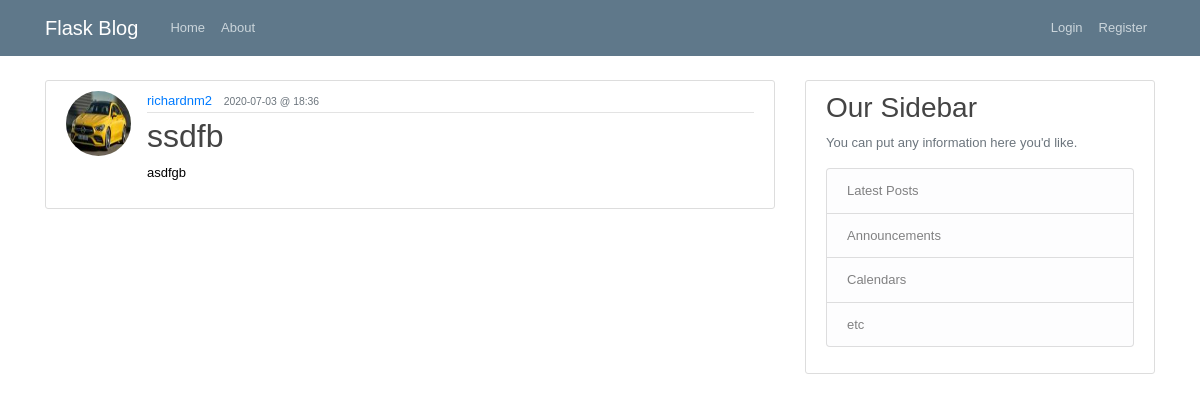
The page /post/51 on the database its author committed.
### flaskblog/models.py (models this page shows, shortened)
class User(db.Model, UserMixin):
    id = db.Column(db.Integer, primary_key=True)
    username = db.Column(db.String(20), unique=True, nullable=False)
    email = db.Column(db.String(120), unique=True, nullable=False)
    image_file = db.Column(db.String(20), nullable=False,
                           default='default.jpeg')
    password = db.Column(db.String(60), nullable=False)
    posts = db.relationship('Post', backref='author', lazy=True)
    deleted_posts = db.relationship('DeletedPost', backref='author', lazy=True)

class Post(db.Model):
    id = db.Column(db.Integer, primary_key=True)
    title = db.Column(db.String(100), nullable=False)
    date_posted = db.Column(db.DateTime, nullable=False,
                            default=datetime.utcnow)
    date_edited = db.Column(db.DateTime, nullable=False,
                            default=datetime.utcnow)
    content = db.Column(db.Text, nullable=False)
    user_id = db.Column(db.Integer, db.ForeignKey('user.id'),
                        nullable=False)
    post_history = db.relationship('PostHistory', backref='post',
                                   lazy=True)

### flaskblog/posts/routes.py (the view)
@posts.route('/post/<int:post_id>')
def post(post_id):
    tz = timezone.utc
    post = Post.query.get_or_404(post_id)
    return render_template('post.html', title=post.title, post=post, tz=tz)

### flaskblog/templates/post.html (shortened to what this page needs)
{% extends 'layout.html' %}
{% block content %}
    <article class="media content-section">
        <img class="rounded-circle article-img" src=" {{ url_for('static', filename='profile_pics/' + post.author.image_file) }} " alt="">
        <div class="media-body">
        <div class="article-metadata">
            <a class="mr-2" href="#">{{ post.author.username }}</a>
            {% if post.date_posted != post.date_edited %}
            <small class="text-muted">{{ post.date_posted.replace(tzinfo=tz).astimezone(tz=None).strftime('%Y-%m-%d @ %H:%M') }} </small> <br>
            <small class="text-muted">Edited {{ post.date_edited.replace(tzinfo=tz).astimezone(tz=None).strftime('%Y-%m-%d @ %H:%M') }} </small>
            {% else %}
            <small class="text-muted">{{ post.date_posted.replace(tzinfo=tz).astimezone(tz=None).strftime('%Y-%m-%d @ %H:%M') }} </small>
            {% endif %}
        </div>
        <h2 class="article-title">{{ post.title }}</h2>
        <p class="article-content">{{ post.content }}</p>
        </div>
    </article>
{% endblock content %}

### flaskblog/static/main.css (style rules this page uses)
body { background: #fafafa; color: #333333; margin-top: 5rem; }
h1, h2, h3, h4, h5, h6 { color: #444444; }
.content-section { background: #ffffff; padding: 10px 20px; border: 1px solid #dddddd; border-radius: 3px; margin-bottom: 20px; }
.article-title { color: #444444; }
.article-content { white-space: pre-line; }
.article-img { height: 65px; width: 65px; margin-right: 16px; }
.article-metadata { padding-bottom: 1px; margin-bottom: 4px; border-bottom: 1px solid #e3e3e3 }

### flaskblog/static/style2.css (style rules this page uses)
* { margin:0px; }
body { background-color: #FFFFFF; font-family: Verdana,Arial,Helvetica,sans-serif; font-size: small; color: #000000; }

### rows shown on the page
User: image_file (picture), author.username "richardnm2"
Post: date_posted.replace "2020-07-03 @ 18:36", title "ssdfb", content "asdfgb"
